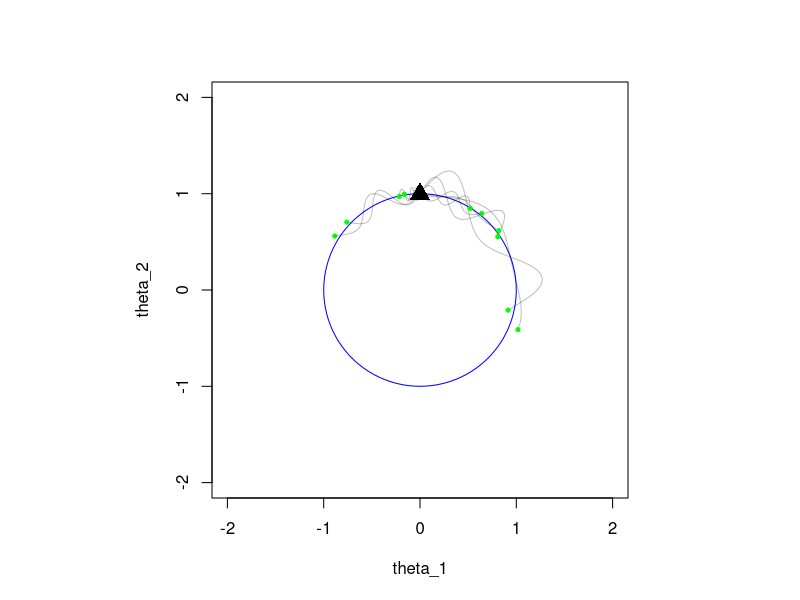

Recreate this plot in R.
## ---- chunk 1
# clear workspace
rm(list=ls())

# set random seed
set.seed(5873)

#libraries
## ---- chunk 2
# log-likelihood function
log_p_theta = function(theta) {
  theta_1 = theta[1]
  theta_2 = theta[2]
  radius = sqrt(theta_1 ^ 2 + theta_2 ^ 2)
  log_like = dnorm(radius, mu, sigma, log = TRUE)
  return(log_like)
}

# gradient of log-likelihood function
gradient_theta = function(theta) {
  theta_1 = theta[1]
  theta_2 = theta[2]
  radius = sqrt(theta_1 ^ 2 + theta_2 ^ 2)
  d_theta_1 = - (theta_1 * (radius - 1)) / (sigma^2 * radius)
  d_theta_2 = - (theta_2 * (radius - 1))/ (sigma^2 * radius)
  return( c(d_theta_1, d_theta_2) )
}

# hmc_iteration
hmc_iteration = function(theta, epsilon, L, M) {
  path = array(NA, c(L,length(theta))) #stores path within each step of hMC
  M_inv = 1/M
  phi = rnorm(2, 0, sqrt(M))
  theta_old = theta
  #log_p_old = log_p_theta(theta) - 0.5 * sum(M_inv * phi^2)
  log_p_old = log_p_theta(theta) - 0.5 * sum(M_inv * phi^2)
  phi = phi + 0.5 * epsilon * gradient_theta(theta)
  for (t in 1:L) {
    #theta = theta + epsilon * M_inv * phi
    #phi = phi + (if (t==L) 0.5 else 1) * epsilon * gradient_theta(theta)
    phi = phi + 0.5 * epsilon * gradient_theta(theta)
    theta = theta + epsilon * M_inv * phi
    phi = phi + 0.5 * epsilon * gradient_theta(theta)
    path[t,] = theta
  }
  log_p_star = log_p_theta(theta) - 0.5 * sum(M_inv * phi^2)
  r = exp(log_p_star - log_p_old)
  if (is.nan(r)) r = 0
  p_jump = min(r,1)
  theta_new = if (runif(1) < p_jump) theta else theta_old
  return(list(theta = theta_new, p_jump = p_jump, path = path))
}

# simulate potential paths
hmc_paths = function(start_theta, nPaths, epsilon, L, M) {
  d = length(start_theta)
  paths = array(NA, c(nPaths,L,d)) # stores all transitions within each hMC iteration
  p_jump = array(NA,nPaths) # stores probabily accept next
  accept = array(NA,nPaths) # stores whether proposal is accepted
  for (t in 1:nPaths) {
    temp = hmc_iteration(start_theta, epsilon, L, M)
    paths[t,,] = temp$path
    p_jump[t] = temp$p_jump
    accept[t] = if (runif(1) < temp$p_jump) 1 else 0
  }
  return(list(paths = paths, p_jump = p_jump, accept = accept))
}


## ---- chunk 3
sigma = 0.1 # std of "marginal radial" normal distribution
mu = 1       # radius of the mode

current_theta = c(0,1)
nPaths =  10
L = 30
epsilon = 0.01
mass_vector =  c(sigma,sigma)


M1 = hmc_paths(start_theta = current_theta, 
               nPaths = nPaths,
               epsilon = epsilon,
               L = L,
               M = mass_vector)

library("plotrix")
par(pty="s")
plot(1, type="n", 
     xlab="theta_1", ylab="theta_2", 
     xlim=c(-2,2), ylim=c(-2,2), asp=1)
draw.circle(0,0,mu, border="blue")
points(current_theta[1], current_theta[2],pch = 17,col="black", cex = 2, lty=3)
for (t in 1:nPaths) {
  points(M1$paths[t,,1],M1$paths[t,,2], type="l", 
         col=rgb(red=0, green=0, blue=0, alpha=0.25))
  points(M1$paths[M1$accept==1,L,1],M1$paths[M1$accept==1,L,2], pch = 20, cex = 0.75,
         col=rgb(red=0, green=1, blue=0, alpha=0.25))
  points(M1$paths[M1$accept==0,L,1],M1$paths[M1$accept==0,L,2], pch = 20, cex = 0.75,
         col=rgb(red=1, green=0, blue=0, alpha=0.25))
}


